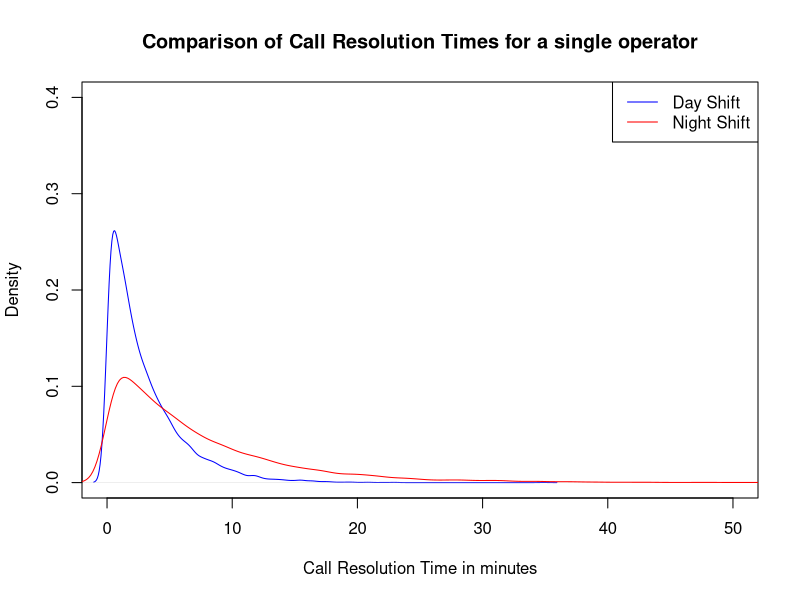
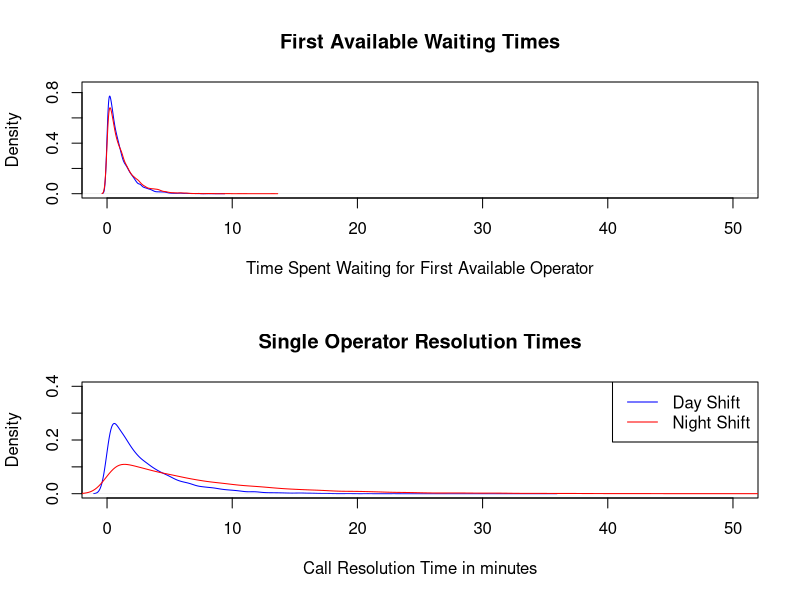
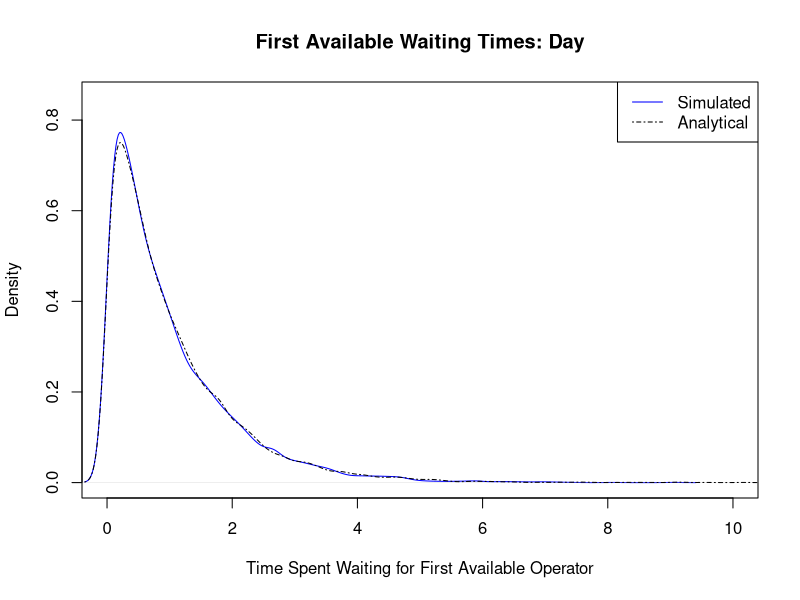

Write the R code that produced these figures, in order.
## ---- chunk 1
knitr::opts_chunk$set(echo = FALSE)
library(tidyverse)

day_rate <-  1/3
night_rate <-  1/7
num_day <- 3
num_night <- 6
call_cost_day <- 31.85
call_cost_night <-  27.94

## ---- chunk 2


#Simulate resolution times for a single operator
day_simulations <- rexp(n = 10000, rate = day_rate)
night_simulations <- rexp(n = 10000, rate = night_rate)
#Day and Night plots
      density(day_simulations) %>% 
      plot(xlab = "Call Resolution Time in minutes", main = "Comparison of Call Resolution Times for a single operator",xlim = c(0,50),ylim = c(0,0.4), col = "blue")
lines(density(night_simulations), col = "red")
legend("topright", c("Day Shift","Night Shift") ,col = c("blue","red"), lty = 1)
      
    

## ---- chunk 3

call_pickup <- function(num_operators, pickup_rate){
  
  pickup_time <- rexp(n = num_operators,
                      rate = pickup_rate) %>% 
                      min()
  return(pickup_time)
}


## ---- chunk 4

par(mfrow = c(1,2))

#Simulate the waiting times for each shift
daytime_first_sim <-
  replicate(n = 10000,
            expr = call_pickup(num_operators = num_day, pickup_rate = day_rate))

night_first_sim <-
  replicate(n = 10000,
            expr = call_pickup(num_operators = num_night, pickup_rate = night_rate))

par(mfrow = c(2,1))
density(daytime_first_sim) %>% 
  plot(xlab = "Time Spent Waiting for First Available Operator", main = 'First Available Waiting Times',xlim = c(0,50),ylim = c(0,0.85), col = "blue")
lines(density(night_first_sim),col = "red")


density(day_simulations) %>% 
      plot(xlab = "Call Resolution Time in minutes", main = "Single Operator Resolution Times",xlim = c(0,50),ylim = c(0,0.4), col = "blue")
lines(density(night_simulations), col = "red")
legend("topright", c("Day Shift","Night Shift") ,col = c("blue","red"), lty = 1)
      
    
## ---- chunk 5

first_order_sim <- function(n,rate){
  u <- runif(n =1)
  #Probability Inverse Transform of the CDF of the Min 
  -log(1-u)/(n*rate)
}

analytical_first_order <- replicate(n = 10000,expr =  first_order_sim(n = num_day,rate = day_rate)) 

par(mfrow = c(1,1))
density(daytime_first_sim) %>% 
  plot(xlab = "Time Spent Waiting for First Available Operator", main = 'First Available Waiting Times: Day',xlim = c(0,10),ylim = c(0,0.85), col = "blue")
lines(density(analytical_first_order),lty = 4, col = "black")
legend("topright", c("Simulated","Analytical"), col =c("blue","black"), lty = c(1,4))
## ---- chunk 6

call_scenario <-
  function(num, #number of  operators
           rate, #lambda characterising their performance
           budget = 50, #How much airtime you have to spend
           call_cost = 31.85, #cost per MINUTE
           period = 0 #0 is day and 1 is night
           ){

        #Simulate When An Operator Will Be Available
        waiting_time <- first_order_sim(n = num,rate = rate)
        #Calculate Money Spent Waiting for Call to be answered
        money_spent <- waiting_time * call_cost
        budget <- max(0, budget - money_spent)
        
        if(budget > 0){
          #IF you have money leftover and You didn't hang up, Call was Answered
          return(c(result = TRUE,period = period ))
        }else{
          return(c(result = FALSE, period  = period))
        }
        
}



